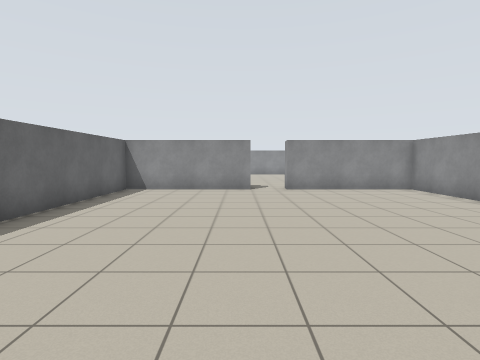
view 1 (above)

24 first-person views from a walk through a Stage world. The camera is 1.2 m above the floor, tilts 4° down and sees 80° across. Floor lines are 1 m apart. The floor is counted in squares, 1 m on a side. Each view is taken from the middle of a square. On the plan, view 1 faces up. The plan holds only what a view shows up to about 12 squares ahead; the rest is blank. The place goes on beyond the plan. The robots in the file are not drawn.

view 2
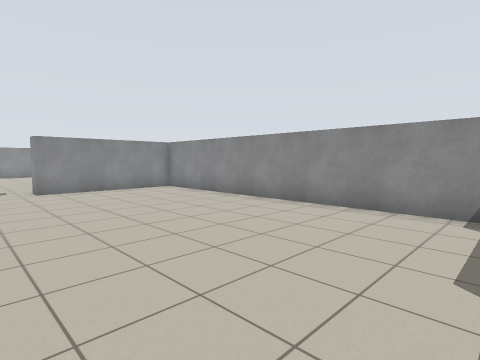

view 3
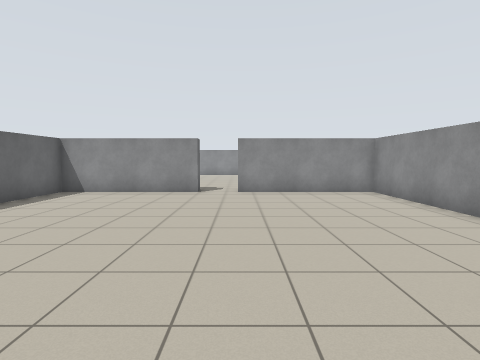

view 4
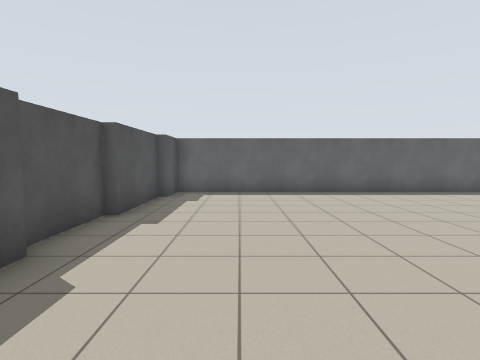

view 5
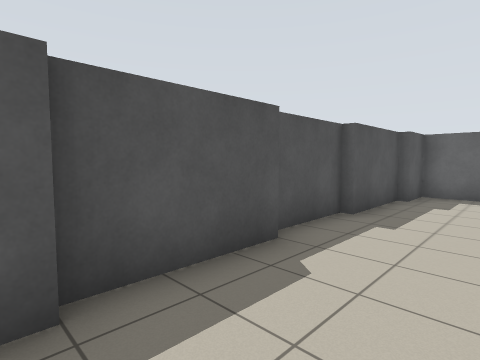

view 6
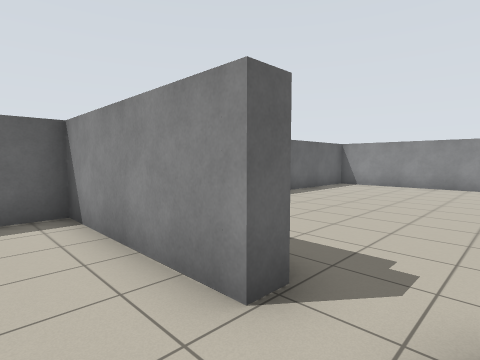

view 7
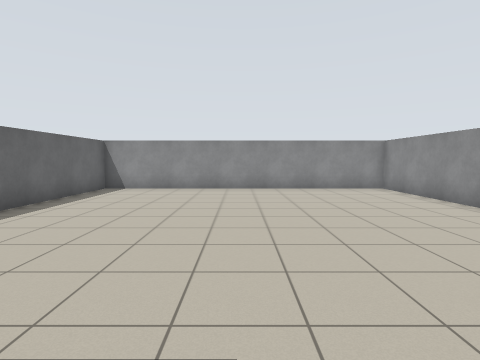

view 8
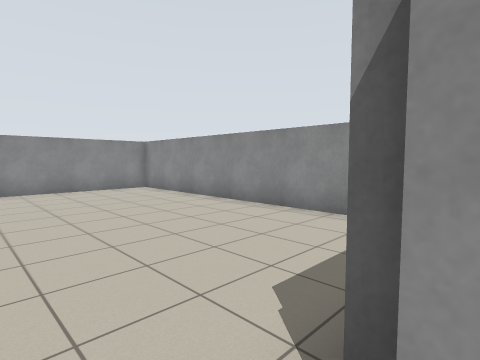

view 9
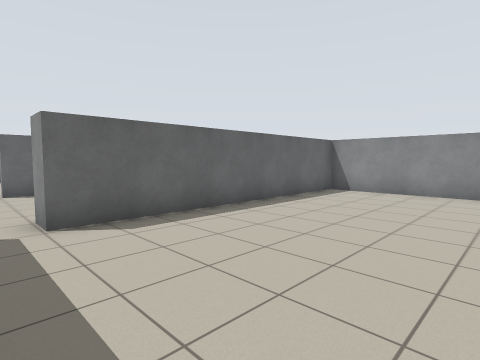

view 10
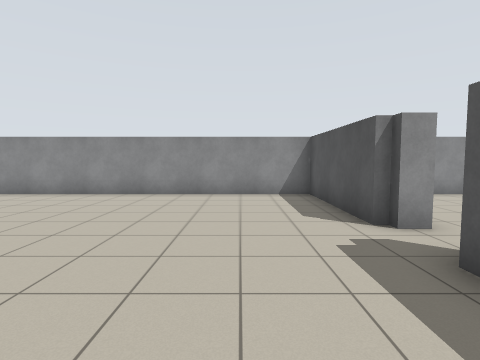

view 11
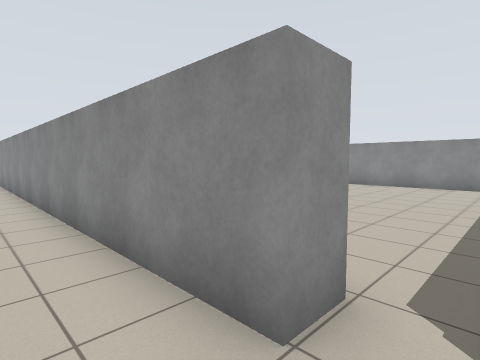

view 12
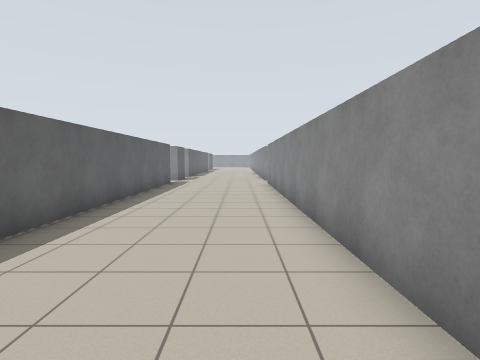

view 13
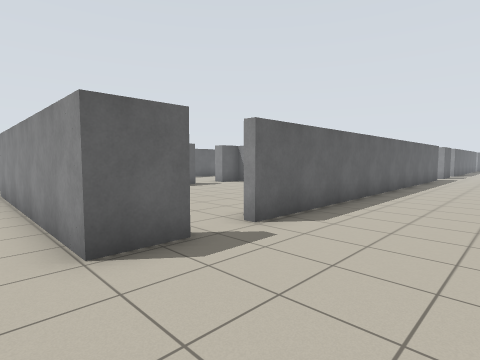

view 14
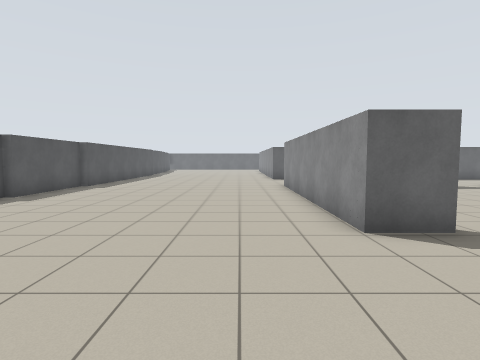

view 15
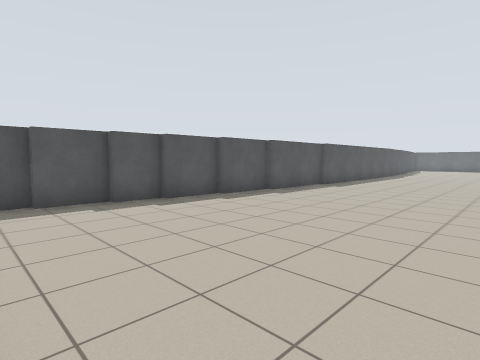

view 16
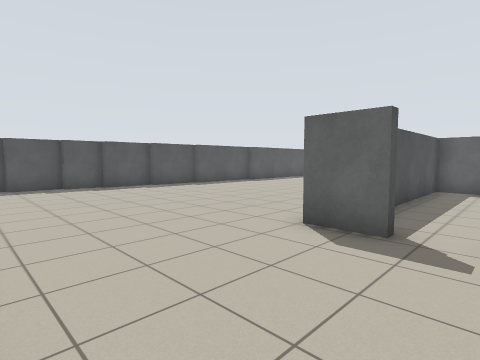

view 17
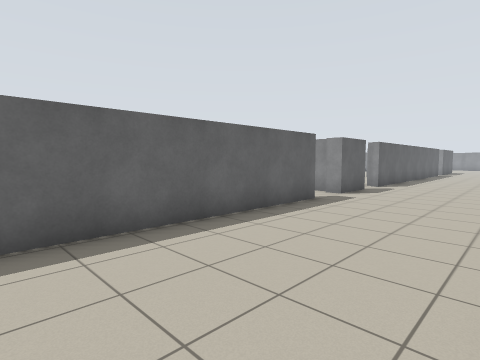

view 18
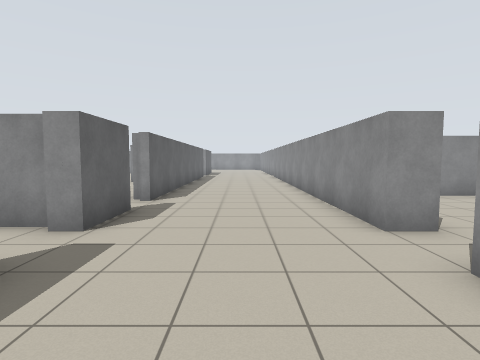

view 19
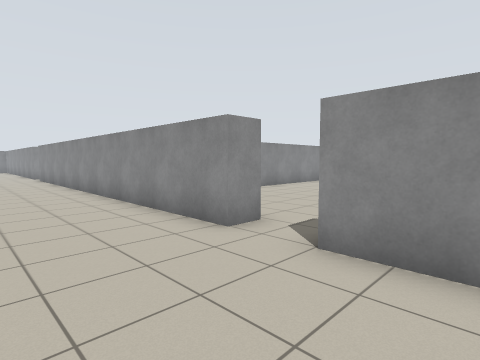

view 20
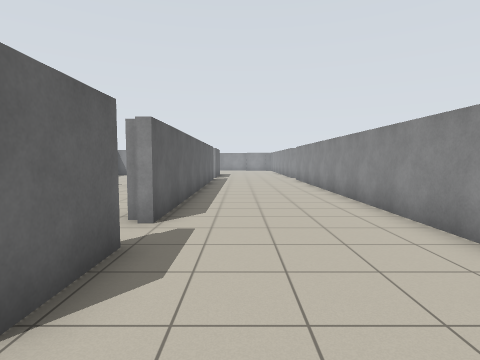

view 21
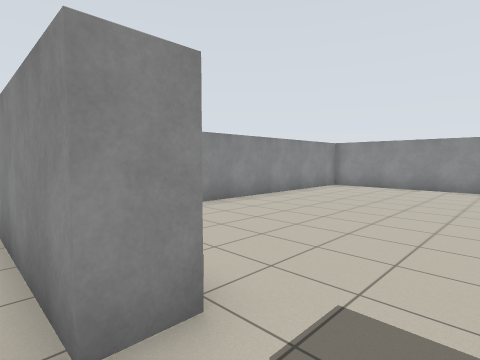

view 22
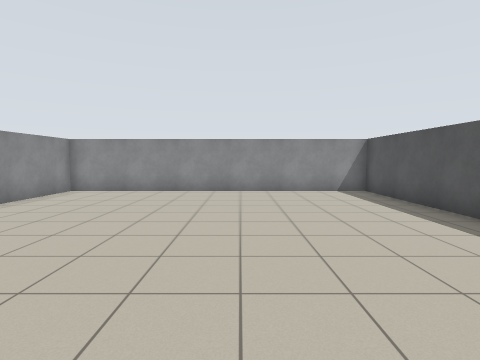

view 23
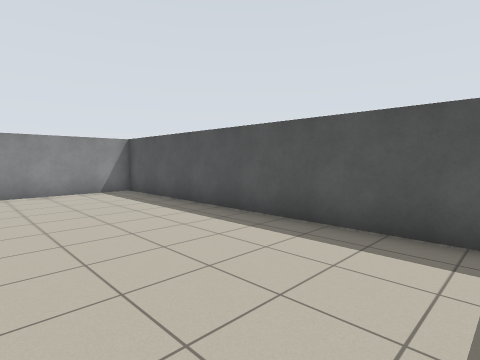

view 24
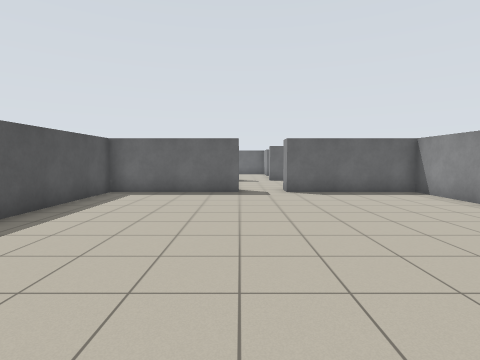

### Floor plan
Ten units are one square. View 1 is at (0, 0); x grows to the right and y downward. Boxes are objects, and circles mark ways between rooms. Rooms are numbered by the first view taken in them; rooms with no view inside come last. Other rooms are left out.
<svg viewBox="-190 -390 265 404">
<path fill="none" stroke="#000" d="M4 -117 -47 -117 -47 3 -32 3 -32 6 -1 6M25 6 55 6M-2 9 22 9M70 -5 70 -117 19 -117M-2 -125 4 -125 4 -117M22 -121 22 -125 70 -125 70 -240 -47 -240 -47 -140 -56 -140M19 -117 19 -122M-106 -126 -106 -111 -185 -111M-56 -140 -56 -300M-106 -300 -106 -140M-128 -12 -106 -12 -106 -9 -91 -9M-92 -6 -72 -6M-74 -3 -66 -3M-56 -317 -56 -385M-181 -18 -151 -18 -151 -15 -128 -15M-106 -339 -106 -317 -112 -317M-106 -385 -106 -352M-47 -300 -47 -251 70 -251 70 -365 -47 -365 -47 -317 -56 -317"/>
<circle cx="10" cy="-120" r="3" fill="#2a7"/>
<circle cx="-50" cy="-135" r="3" fill="#2a7"/>
<circle cx="-50" cy="-305" r="3" fill="#2a7"/>
<text x="10" y="-60">1</text>
<text x="10" y="-180">2</text>
<text x="-100" y="-160">3</text>
<text x="10" y="-310">4</text>
</svg>
Room 1 opens to room 2. Room 2 opens to room 3. Room 3 opens to room 4.

Where each view was taken, in squares from view 1:
view 1: 0 up, 0 right, facing up
view 2: 0 up, 0 right, facing up-right
view 3: 1 up, 2 right, facing up
view 4: 2 up, 6 right, facing left
view 5: 2 up, 6 right, facing down-left
view 6: 10 up, 2 right, facing up-left
view 7: 12 up, 1 right, facing up
view 8: 12 up, 1 right, facing up-right
view 9: 13 up, 1 right, facing up-left
view 10: 15 up, 3 left, facing right
view 11: 13 up, 7 left, facing up-right
view 12: 15 up, 7 left, facing up
view 13: 10 up, 7 left, facing up-left
view 14: 9 up, 6 left, facing left
view 15: 9 up, 6 left, facing down-left
view 16: 14 up, 6 left, facing down-left
view 17: 22 up, 6 left, facing up-left
view 18: 27 up, 8 left, facing up
view 19: 28 up, 9 left, facing up-right
view 20: 30 up, 9 left, facing up
view 21: 30 up, 6 left, facing up-right
view 22: 30 up, 4 left, facing right
view 23: 30 up, 4 left, facing down-right
view 24: 30 up, 6 right, facing left
